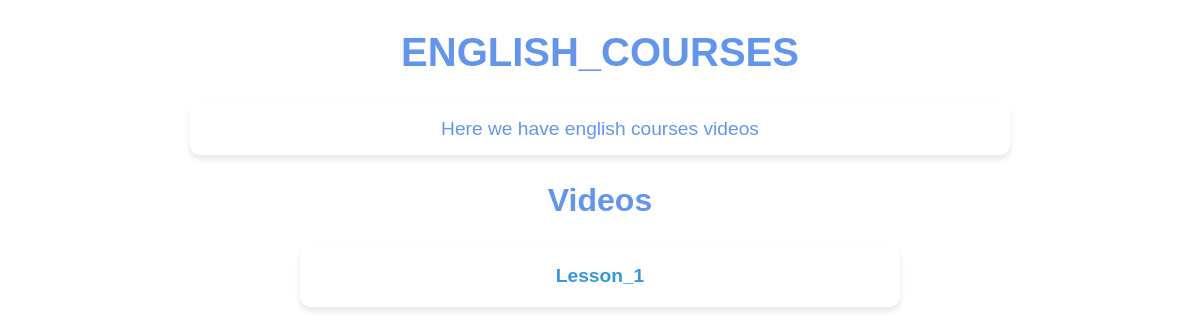
The page /courses/1/ on the database as committed earlier.
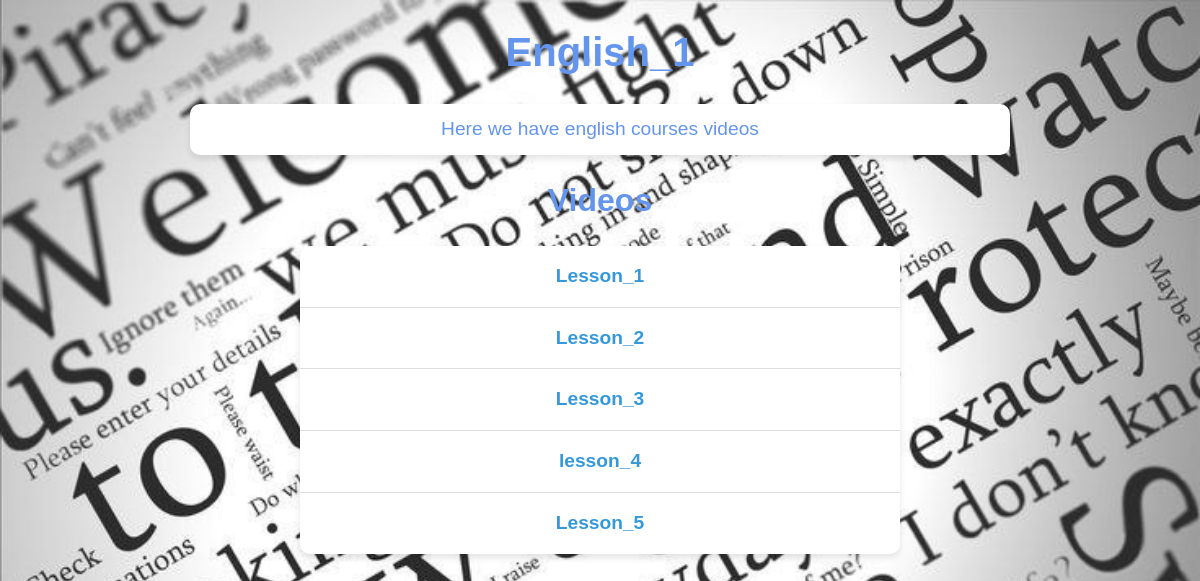
The same page on the database as committed later.
### courses/models.py (models this page shows, shortened)
class Course(models.Model):
    title = models.CharField(max_length=200)
    description = models.TextField()
    created_at = models.DateTimeField(auto_now_add=True)

class Video(models.Model):
    course = models.ForeignKey(Course, related_name='videos', on_delete=models.CASCADE)
    title = models.CharField(max_length=200)
    video_url = models.URLField()
    uploaded_at = models.DateTimeField(auto_now_add=True)

### courses/views.py (the view)
# urls.py: path('courses/<int:pk>/', views.course_detail, name='course_detail'),
def course_detail(request, pk):
    course = get_object_or_404(Course, pk=pk)
    return render(request, 'courses/course_detail.html', {'course': course})

### courses/templates/courses/course_detail.html (shortened to what this page needs)
<!DOCTYPE html>
<html lang="en">
<head>
    {% load static %}
    <link rel="stylesheet" href="{% static 'courses/course_detail.css' %}">
</head>
<body style="{% if course.title == 'Math_1' %}background-image: url('/static/courses/images/math11.jpg');{% elif course.title == 'English_1' %}background-image: url('/static/courses/images/english.jpg');{% elif course.title == 'German_1' %}background-image: url('/static/courses/images/german.jpg');{% elif course.title == 'Python_1' %}background-image: url('/static/courses/images/python.jpg');{% else %}background-image: none;{% endif %}">
    <h1 style="color: cornflowerblue;">{{ course.title }}</h1>
    <p style="color: cornflowerblue;">{{ course.description }}</p>
    <h2 style="color: cornflowerblue;">Videos</h2>
    <ul>
        {% for video in course.videos.all %}
        <li><a href="{% url 'video_detail' video.pk %}">{{ video.title }}</a></li>
        {% endfor %}
    </ul>
</body>
</html>

### courses/static/courses/course_detail.css (style rules this page uses)
body { font-family: 'Arial', sans-serif; background-image: url('/static/courses/images/image.jpeg'); background-size: cover; background-repeat: no-repeat; color: #272626; margin: 0; padding: 0; line-height: 1.6; }
h1, h2 { text-align: center; color: #fff; margin: 20px 0; }
h1 { font-size: 2.5rem; }
h2 { font-size: 2rem; }
p { max-width: 800px; margin: 0 auto; padding: 10px; text-align: center; font-size: 1.2rem; color: #555; background: #fff; border-radius: 10px; box-shadow: 0 4px 6px rgba(0, 0, 0, 0.1); }
ul { list-style: none; padding: 0; max-width: 600px; margin: 20px auto; background: #fff; border-radius: 10px; box-shadow: 0 4px 6px rgba(0, 0, 0, 0.1); overflow: hidden; }
li { padding: 15px; border-bottom: 1px solid #ddd; text-align: center; transition: background-color 0.3s; }
li:last-child { border-bottom: none; }
a { text-decoration: none; color: #3498db; font-size: 1.2rem; font-weight: bold; transition: color 0.3s; }

Rows that differ between the two databases and show on the page:
changed Course "Here we have english courses videos": title "ENGLISH_COURSES" → "English_1"
added Video: title "Lesson_2"
added Video: title "Lesson_3"
added Video: title "lesson_4"
added Video: title "Lesson_5"
